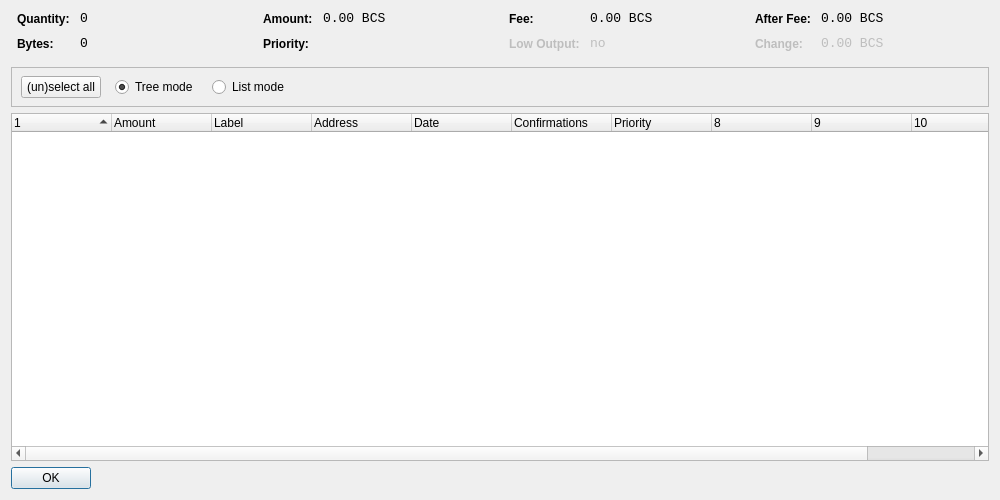
<?xml version="1.0" encoding="UTF-8"?>
<ui version="4.0">
 <class>CoinControlDialog</class>
 <widget class="QDialog" name="CoinControlDialog">
  <property name="geometry">
   <rect>
    <x>0</x>
    <y>0</y>
    <width>1000</width>
    <height>500</height>
   </rect>
  </property>
  <property name="windowTitle">
   <string>Coin Control</string>
  </property>
  <layout class="QVBoxLayout" name="verticalLayout">
   <item>
    <layout class="QHBoxLayout" name="horizontalLayoutTop" stretch="0,0,0,0">
     <property name="topMargin">
      <number>0</number>
     </property>
     <property name="bottomMargin">
      <number>10</number>
     </property>
     <item>
      <layout class="QFormLayout" name="formLayoutCoinControl1">
       <property name="horizontalSpacing">
        <number>10</number>
       </property>
       <property name="verticalSpacing">
        <number>10</number>
       </property>
       <property name="leftMargin">
        <number>6</number>
       </property>
       <property name="rightMargin">
        <number>6</number>
       </property>
       <item row="0" column="0">
        <widget class="QLabel" name="labelCoinControlQuantityText">
         <property name="styleSheet">
          <string notr="true">font-weight:bold;</string>
         </property>
         <property name="text">
          <string>Quantity:</string>
         </property>
        </widget>
       </item>
       <item row="0" column="1">
        <widget class="QLabel" name="labelCoinControlQuantity">
         <property name="font">
          <font>
           <family>Monospace</family>
           <pointsize>10</pointsize>
          </font>
         </property>
         <property name="cursor">
          <cursorShape>IBeamCursor</cursorShape>
         </property>
         <property name="contextMenuPolicy">
          <enum>Qt::ActionsContextMenu</enum>
         </property>
         <property name="text">
          <string notr="true">0</string>
         </property>
         <property name="textInteractionFlags">
          <set>Qt::LinksAccessibleByMouse|Qt::TextSelectableByKeyboard|Qt::TextSelectableByMouse</set>
         </property>
        </widget>
       </item>
       <item row="1" column="0">
        <widget class="QLabel" name="labelCoinControlBytesText">
         <property name="styleSheet">
          <string notr="true">font-weight:bold;</string>
         </property>
         <property name="text">
          <string>Bytes:</string>
         </property>
        </widget>
       </item>
       <item row="1" column="1">
        <widget class="QLabel" name="labelCoinControlBytes">
         <property name="font">
          <font>
           <family>Monospace</family>
           <pointsize>10</pointsize>
          </font>
         </property>
         <property name="cursor">
          <cursorShape>IBeamCursor</cursorShape>
         </property>
         <property name="contextMenuPolicy">
          <enum>Qt::ActionsContextMenu</enum>
         </property>
         <property name="text">
          <string notr="true">0</string>
         </property>
         <property name="textInteractionFlags">
          <set>Qt::LinksAccessibleByMouse|Qt::TextSelectableByKeyboard|Qt::TextSelectableByMouse</set>
         </property>
        </widget>
       </item>
      </layout>
     </item>
     <item>
      <layout class="QFormLayout" name="formLayoutCoinControl2">
       <property name="horizontalSpacing">
        <number>10</number>
       </property>
       <property name="verticalSpacing">
        <number>10</number>
       </property>
       <property name="leftMargin">
        <number>6</number>
       </property>
       <property name="rightMargin">
        <number>6</number>
       </property>
       <item row="0" column="0">
        <widget class="QLabel" name="labelCoinControlAmountText">
         <property name="styleSheet">
          <string notr="true">font-weight:bold;</string>
         </property>
         <property name="text">
          <string>Amount:</string>
         </property>
        </widget>
       </item>
       <item row="0" column="1">
        <widget class="QLabel" name="labelCoinControlAmount">
         <property name="font">
          <font>
           <family>Monospace</family>
           <pointsize>10</pointsize>
          </font>
         </property>
         <property name="cursor">
          <cursorShape>IBeamCursor</cursorShape>
         </property>
         <property name="contextMenuPolicy">
          <enum>Qt::ActionsContextMenu</enum>
         </property>
         <property name="text">
          <string notr="true">0.00 BCS</string>
         </property>
         <property name="textInteractionFlags">
          <set>Qt::LinksAccessibleByMouse|Qt::TextSelectableByKeyboard|Qt::TextSelectableByMouse</set>
         </property>
        </widget>
       </item>
       <item row="1" column="0">
        <widget class="QLabel" name="labelCoinControlPriorityText">
         <property name="styleSheet">
          <string notr="true">font-weight:bold;</string>
         </property>
         <property name="text">
          <string>Priority:</string>
         </property>
        </widget>
       </item>
       <item row="1" column="1">
        <widget class="QLabel" name="labelCoinControlPriority">
         <property name="font">
          <font>
           <family>Monospace</family>
           <pointsize>10</pointsize>
          </font>
         </property>
         <property name="cursor">
          <cursorShape>IBeamCursor</cursorShape>
         </property>
         <property name="contextMenuPolicy">
          <enum>Qt::ActionsContextMenu</enum>
         </property>
         <property name="text">
          <string/>
         </property>
         <property name="textInteractionFlags">
          <set>Qt::LinksAccessibleByMouse|Qt::TextSelectableByKeyboard|Qt::TextSelectableByMouse</set>
         </property>
        </widget>
       </item>
      </layout>
     </item>
     <item>
      <layout class="QFormLayout" name="formLayoutCoinControl3">
       <property name="horizontalSpacing">
        <number>10</number>
       </property>
       <property name="verticalSpacing">
        <number>10</number>
       </property>
       <property name="leftMargin">
        <number>6</number>
       </property>
       <property name="rightMargin">
        <number>6</number>
       </property>
       <item row="0" column="0">
        <widget class="QLabel" name="labelCoinControlFeeText">
         <property name="styleSheet">
          <string notr="true">font-weight:bold;</string>
         </property>
         <property name="text">
          <string>Fee:</string>
         </property>
        </widget>
       </item>
       <item row="0" column="1">
        <widget class="QLabel" name="labelCoinControlFee">
         <property name="font">
          <font>
           <family>Monospace</family>
           <pointsize>10</pointsize>
          </font>
         </property>
         <property name="cursor">
          <cursorShape>IBeamCursor</cursorShape>
         </property>
         <property name="contextMenuPolicy">
          <enum>Qt::ActionsContextMenu</enum>
         </property>
         <property name="text">
          <string notr="true">0.00 BCS</string>
         </property>
         <property name="textInteractionFlags">
          <set>Qt::LinksAccessibleByMouse|Qt::TextSelectableByKeyboard|Qt::TextSelectableByMouse</set>
         </property>
        </widget>
       </item>
       <item row="1" column="0">
        <widget class="QLabel" name="labelCoinControlLowOutputText">
         <property name="enabled">
          <bool>false</bool>
         </property>
         <property name="styleSheet">
          <string notr="true">font-weight:bold;</string>
         </property>
         <property name="text">
          <string>Low Output:</string>
         </property>
        </widget>
       </item>
       <item row="1" column="1">
        <widget class="QLabel" name="labelCoinControlLowOutput">
         <property name="enabled">
          <bool>false</bool>
         </property>
         <property name="font">
          <font>
           <family>Monospace</family>
           <pointsize>10</pointsize>
          </font>
         </property>
         <property name="cursor">
          <cursorShape>IBeamCursor</cursorShape>
         </property>
         <property name="contextMenuPolicy">
          <enum>Qt::ActionsContextMenu</enum>
         </property>
         <property name="text">
          <string notr="true">no</string>
         </property>
         <property name="textInteractionFlags">
          <set>Qt::LinksAccessibleByMouse|Qt::TextSelectableByKeyboard|Qt::TextSelectableByMouse</set>
         </property>
        </widget>
       </item>
      </layout>
     </item>
     <item>
      <layout class="QFormLayout" name="formLayoutCoinControl4">
       <property name="horizontalSpacing">
        <number>10</number>
       </property>
       <property name="verticalSpacing">
        <number>10</number>
       </property>
       <property name="leftMargin">
        <number>6</number>
       </property>
       <property name="rightMargin">
        <number>6</number>
       </property>
       <item row="0" column="0">
        <widget class="QLabel" name="labelCoinControlAfterFeeText">
         <property name="styleSheet">
          <string notr="true">font-weight:bold;</string>
         </property>
         <property name="text">
          <string>After Fee:</string>
         </property>
        </widget>
       </item>
       <item row="0" column="1">
        <widget class="QLabel" name="labelCoinControlAfterFee">
         <property name="font">
          <font>
           <family>Monospace</family>
           <pointsize>10</pointsize>
          </font>
         </property>
         <property name="cursor">
          <cursorShape>IBeamCursor</cursorShape>
         </property>
         <property name="contextMenuPolicy">
          <enum>Qt::ActionsContextMenu</enum>
         </property>
         <property name="text">
          <string notr="true">0.00 BCS</string>
         </property>
         <property name="textInteractionFlags">
          <set>Qt::LinksAccessibleByMouse|Qt::TextSelectableByKeyboard|Qt::TextSelectableByMouse</set>
         </property>
        </widget>
       </item>
       <item row="1" column="0">
        <widget class="QLabel" name="labelCoinControlChangeText">
         <property name="enabled">
          <bool>false</bool>
         </property>
         <property name="styleSheet">
          <string notr="true">font-weight:bold;</string>
         </property>
         <property name="text">
          <string>Change:</string>
         </property>
        </widget>
       </item>
       <item row="1" column="1">
        <widget class="QLabel" name="labelCoinControlChange">
         <property name="enabled">
          <bool>false</bool>
         </property>
         <property name="font">
          <font>
           <family>Monospace</family>
           <pointsize>10</pointsize>
          </font>
         </property>
         <property name="cursor">
          <cursorShape>IBeamCursor</cursorShape>
         </property>
         <property name="contextMenuPolicy">
          <enum>Qt::ActionsContextMenu</enum>
         </property>
         <property name="text">
          <string notr="true">0.00 BCS</string>
         </property>
         <property name="textInteractionFlags">
          <set>Qt::LinksAccessibleByMouse|Qt::TextSelectableByKeyboard|Qt::TextSelectableByMouse</set>
         </property>
        </widget>
       </item>
      </layout>
     </item>
    </layout>
   </item>
   <item>
    <widget class="QFrame" name="frame">
     <property name="minimumSize">
      <size>
       <width>0</width>
       <height>40</height>
      </size>
     </property>
     <property name="frameShape">
      <enum>QFrame::StyledPanel</enum>
     </property>
     <property name="frameShadow">
      <enum>QFrame::Sunken</enum>
     </property>
     <widget class="QWidget" name="horizontalLayoutWidget">
      <property name="geometry">
       <rect>
        <x>10</x>
        <y>0</y>
        <width>781</width>
        <height>41</height>
       </rect>
      </property>
      <layout class="QHBoxLayout" name="horizontalLayoutPanel" stretch="0,0,0,0,0">
       <property name="spacing">
        <number>14</number>
       </property>
       <item>
        <widget class="QPushButton" name="pushButtonSelectAll">
         <property name="sizePolicy">
          <sizepolicy hsizetype="Maximum" vsizetype="Fixed">
           <horstretch>0</horstretch>
           <verstretch>0</verstretch>
          </sizepolicy>
         </property>
         <property name="text">
          <string>(un)select all</string>
         </property>
        </widget>
       </item>
       <item>
        <widget class="QRadioButton" name="radioTreeMode">
         <property name="sizePolicy">
          <sizepolicy hsizetype="Maximum" vsizetype="Fixed">
           <horstretch>0</horstretch>
           <verstretch>0</verstretch>
          </sizepolicy>
         </property>
         <property name="text">
          <string>Tree mode</string>
         </property>
         <property name="checked">
          <bool>true</bool>
         </property>
        </widget>
       </item>
       <item>
        <widget class="QRadioButton" name="radioListMode">
         <property name="sizePolicy">
          <sizepolicy hsizetype="Maximum" vsizetype="Fixed">
           <horstretch>0</horstretch>
           <verstretch>0</verstretch>
          </sizepolicy>
         </property>
         <property name="text">
          <string>List mode</string>
         </property>
        </widget>
       </item>
       <item>
        <spacer name="horizontalSpacer">
         <property name="orientation">
          <enum>Qt::Horizontal</enum>
         </property>
         <property name="sizeHint" stdset="0">
          <size>
           <width>40</width>
           <height>20</height>
          </size>
         </property>
        </spacer>
       </item>
      </layout>
     </widget>
    </widget>
   </item>
   <item>
    <widget class="CoinControlTreeWidget" name="treeWidget">
     <property name="contextMenuPolicy">
      <enum>Qt::CustomContextMenu</enum>
     </property>
     <property name="sortingEnabled">
      <bool>false</bool>
     </property>
     <property name="columnCount">
      <number>11</number>
     </property>
     <attribute name="headerShowSortIndicator" stdset="0">
      <bool>true</bool>
     </attribute>
     <attribute name="headerStretchLastSection">
      <bool>false</bool>
     </attribute>
     <column>
      <property name="text">
       <string/>
      </property>
     </column>
     <column>
      <property name="text">
       <string>Amount</string>
      </property>
     </column>
     <column>
      <property name="text">
       <string>Label</string>
      </property>
     </column>
     <column>
      <property name="text">
       <string>Address</string>
      </property>
     </column>
     <column>
      <property name="text">
       <string>Date</string>
      </property>
     </column>
     <column>
      <property name="text">
       <string>Confirmations</string>
      </property>
      <property name="toolTip">
       <string>Confirmed</string>
      </property>
     </column>
     <column>
      <property name="text">
       <string>Priority</string>
      </property>
     </column>
     <column>
      <property name="text">
       <string/>
      </property>
     </column>
     <column>
      <property name="text">
       <string/>
      </property>
     </column>
     <column>
      <property name="text">
       <string/>
      </property>
     </column>
     <column>
      <property name="text">
       <string/>
      </property>
     </column>
    </widget>
   </item>
   <item>
    <widget class="QDialogButtonBox" name="buttonBox">
     <property name="sizePolicy">
      <sizepolicy hsizetype="Maximum" vsizetype="Fixed">
       <horstretch>0</horstretch>
       <verstretch>0</verstretch>
      </sizepolicy>
     </property>
     <property name="orientation">
      <enum>Qt::Horizontal</enum>
     </property>
     <property name="standardButtons">
      <set>QDialogButtonBox::Ok</set>
     </property>
    </widget>
   </item>
  </layout>
 </widget>
 <customwidgets>
  <customwidget>
   <class>CoinControlTreeWidget</class>
   <extends>QTreeWidget</extends>
   <header>coincontroltreewidget.h</header>
  </customwidget>
 </customwidgets>
 <resources/>
 <connections/>
</ui>
